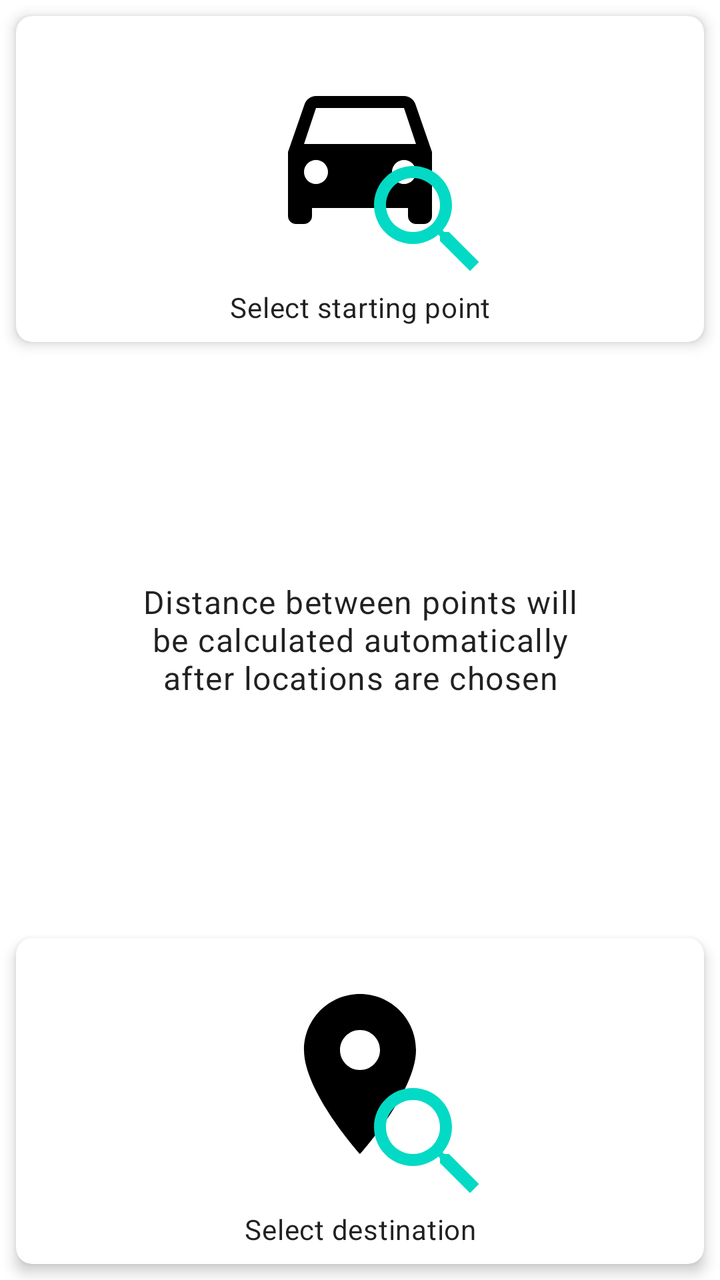
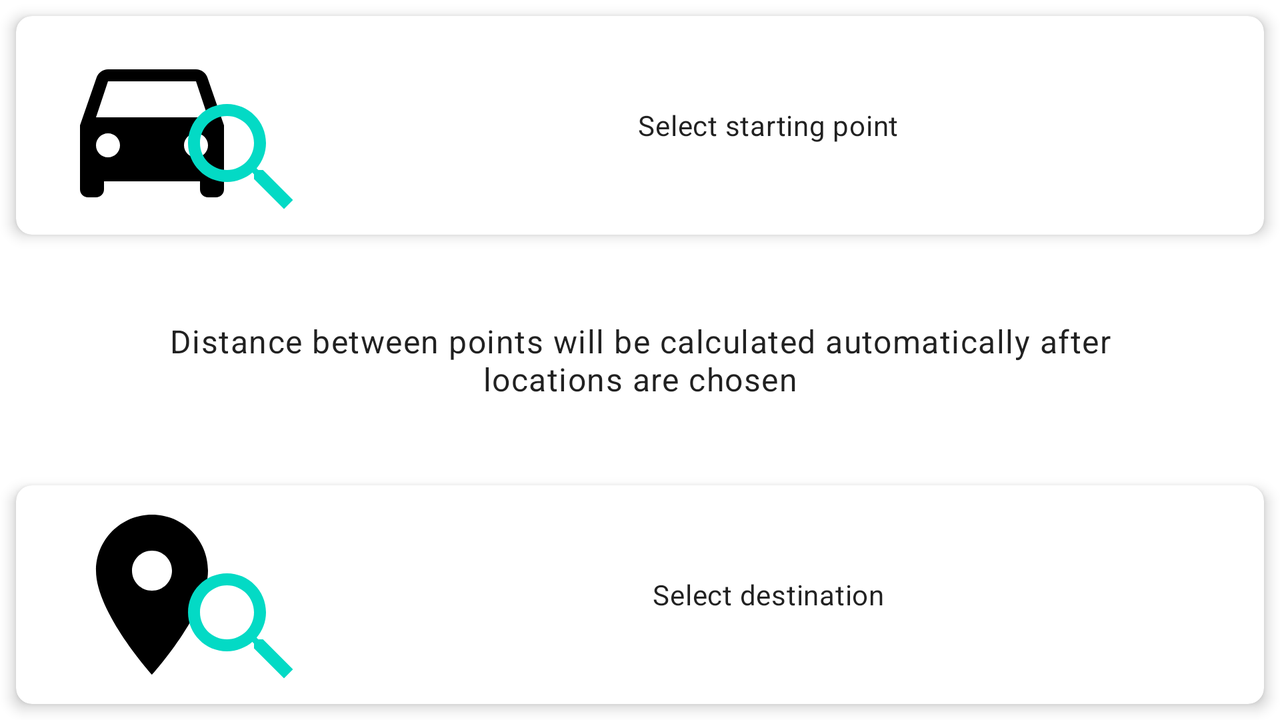

Compare how this app lays out the same screen by default and in its alternative resource folder. The renders come first, then the two layout files and the values they reference.
<!-- AndroidManifest.xml: application theme AppTheme -->
<!-- res/layout/fragment_main.xml -->
<?xml version="1.0" encoding="utf-8"?>
<androidx.constraintlayout.widget.ConstraintLayout xmlns:android="http://schemas.android.com/apk/res/android"
    xmlns:app="http://schemas.android.com/apk/res-auto"
    xmlns:tools="http://schemas.android.com/tools"
    android:layout_width="match_parent"
    android:layout_height="match_parent"
    android:background="@color/colorSurface">

    <TextView
        android:id="@+id/label_distance"
        style="@style/TextAppearance.MaterialComponents.Body1"
        android:layout_width="0dp"
        android:layout_height="0dp"
        android:layout_marginHorizontal="@dimen/marginExtra"
        android:gravity="center"
        android:text="@string/distance_none"
        app:layout_constraintBottom_toTopOf="@id/card_second_address"
        app:layout_constraintEnd_toEndOf="parent"
        app:layout_constraintStart_toStartOf="parent"
        app:layout_constraintTop_toBottomOf="@id/card_first_address" />

    <com.google.android.material.card.MaterialCardView
        android:id="@+id/card_first_address"
        android:layout_width="0dp"
        android:layout_height="wrap_content"
        android:layout_margin="@dimen/marginNormal"
        android:transitionName="start"
        app:cardCornerRadius="@dimen/cardCornerRadius"
        app:cardElevation="@dimen/cardElevation"
        app:layout_constraintBottom_toTopOf="@id/label_distance"
        app:layout_constraintEnd_toEndOf="parent"
        app:layout_constraintStart_toStartOf="parent"
        app:layout_constraintTop_toTopOf="parent"
        app:layout_constraintVertical_chainStyle="spread_inside">

        <androidx.constraintlayout.widget.ConstraintLayout
            android:layout_width="match_parent"
            android:layout_height="wrap_content"
            android:layout_margin="@dimen/marginSmall">

            <ImageView
                android:id="@+id/img_start"
                android:layout_width="wrap_content"
                android:layout_height="wrap_content"
                android:layout_margin="@dimen/marginBig"
                android:contentDescription="@string/select_starting_point"
                app:layout_constraintBottom_toTopOf="@id/label_search_first"
                app:layout_constraintEnd_toEndOf="parent"
                app:layout_constraintStart_toStartOf="parent"
                app:layout_constraintTop_toTopOf="parent"
                app:srcCompat="@drawable/ic_directions_car" />

            <ImageView
                android:id="@+id/img_search_first"
                android:layout_width="wrap_content"
                android:layout_height="wrap_content"
                android:layout_margin="@dimen/marginBig"
                android:contentDescription="@string/address_not_selected"
                app:layout_constraintCircle="@id/img_start"
                app:layout_constraintCircleAngle="135"
                app:layout_constraintCircleRadius="@dimen/marginCircleRadius"
                app:srcCompat="@drawable/ic_search"
                tools:ignore="MissingConstraints" />

            <TextView
                android:id="@+id/label_search_first"
                style="@style/Text.Card"
                android:layout_width="wrap_content"
                android:layout_height="wrap_content"
                android:text="@string/select_starting_point"
                app:layout_constraintBottom_toBottomOf="parent"
                app:layout_constraintEnd_toEndOf="parent"
                app:layout_constraintStart_toStartOf="parent"
                app:layout_constraintTop_toBottomOf="@id/img_start" />

        </androidx.constraintlayout.widget.ConstraintLayout>

    </com.google.android.material.card.MaterialCardView>

    <com.google.android.material.card.MaterialCardView
        android:id="@+id/card_second_address"
        android:layout_width="0dp"
        android:layout_height="wrap_content"
        android:layout_margin="@dimen/marginNormal"
        android:transitionName="end"
        app:cardCornerRadius="@dimen/cardCornerRadius"
        app:cardElevation="@dimen/cardElevation"
        app:layout_constraintBottom_toBottomOf="parent"
        app:layout_constraintEnd_toEndOf="parent"
        app:layout_constraintStart_toStartOf="parent"
        app:layout_constraintTop_toBottomOf="@id/label_distance">

        <androidx.constraintlayout.widget.ConstraintLayout
            android:layout_width="match_parent"
            android:layout_height="wrap_content"
            android:layout_margin="@dimen/marginSmall">

            <ImageView
                android:id="@+id/img_end"
                android:layout_width="wrap_content"
                android:layout_height="wrap_content"
                android:layout_margin="@dimen/marginBig"
                android:contentDescription="@string/select_destination"
                app:layout_constraintBottom_toTopOf="@id/label_search_second"
                app:layout_constraintEnd_toEndOf="parent"
                app:layout_constraintStart_toStartOf="parent"
                app:layout_constraintTop_toTopOf="parent"
                app:srcCompat="@drawable/ic_place" />

            <ImageView
                android:id="@+id/img_search_second"
                android:layout_width="wrap_content"
                android:layout_height="wrap_content"
                android:layout_margin="@dimen/marginBig"
                android:contentDescription="@string/address_not_selected"
                app:layout_constraintCircle="@id/img_end"
                app:layout_constraintCircleAngle="135"
                app:layout_constraintCircleRadius="@dimen/marginCircleRadius"
                app:srcCompat="@drawable/ic_search"
                tools:ignore="MissingConstraints" />

            <TextView
                android:id="@+id/label_search_second"
                style="@style/Text.Card"
                android:layout_width="wrap_content"
                android:layout_height="wrap_content"
                android:text="@string/select_destination"
                app:layout_constraintBottom_toBottomOf="parent"
                app:layout_constraintEnd_toEndOf="parent"
                app:layout_constraintStart_toStartOf="parent"
                app:layout_constraintTop_toBottomOf="@id/img_end" />

        </androidx.constraintlayout.widget.ConstraintLayout>

    </com.google.android.material.card.MaterialCardView>

</androidx.constraintlayout.widget.ConstraintLayout>
<!-- resources referenced by this layout -->
<resources>
  <color name="colorSurface">#FFFFFF</color>
  <dimen name="cardCornerRadius">8dp</dimen>
  <dimen name="cardElevation">4dp</dimen>
  <dimen name="marginBig">16dp</dimen>
  <dimen name="marginCircleRadius">48dp</dimen>
  <dimen name="marginExtra">64dp</dimen>
  <dimen name="marginNormal">8dp</dimen>
  <dimen name="marginSmall">4dp</dimen>
  <!-- drawable ic_directions_car (drawable) -->
  <vector xmlns:android="http://schemas.android.com/apk/res/android"
      android:width="96dp"
      android:height="96dp"
      android:viewportWidth="24.0"
      android:viewportHeight="24.0">
      <path
          android:fillColor="@color/colorDrawable"
          android:pathData="M18.92,6.01C18.72,5.42 18.16,5 17.5,5h-11c-0.66,0 -1.21,0.42 -1.42,1.01L3,12v8c0,0.55 0.45,1 1,1h1c0.55,0 1,-0.45 1,-1v-1h12v1c0,0.55 0.45,1 1,1h1c0.55,0 1,-0.45 1,-1v-8l-2.08,-5.99zM6.5,16c-0.83,0 -1.5,-0.67 -1.5,-1.5S5.67,13 6.5,13s1.5,0.67 1.5,1.5S7.33,16 6.5,16zM17.5,16c-0.83,0 -1.5,-0.67 -1.5,-1.5s0.67,-1.5 1.5,-1.5 1.5,0.67 1.5,1.5 -0.67,1.5 -1.5,1.5zM5,11l1.5,-4.5h11L19,11L5,11z" />
  </vector>
  <!-- drawable ic_place (drawable) -->
  <vector xmlns:android="http://schemas.android.com/apk/res/android"
      android:width="96dp"
      android:height="96dp"
      android:viewportWidth="24.0"
      android:viewportHeight="24.0">
      <path
          android:fillColor="@color/colorDrawable"
          android:pathData="M12,2C8.13,2 5,5.13 5,9c0,5.25 7,13 7,13s7,-7.75 7,-13c0,-3.87 -3.13,-7 -7,-7zM12,11.5c-1.38,0 -2.5,-1.12 -2.5,-2.5s1.12,-2.5 2.5,-2.5 2.5,1.12 2.5,2.5 -1.12,2.5 -2.5,2.5z" />
  </vector>
  <!-- drawable ic_search (drawable) -->
  <vector xmlns:android="http://schemas.android.com/apk/res/android"
      android:width="72dp"
      android:height="72dp"
      android:viewportWidth="24.0"
      android:viewportHeight="24.0">
      <path
          android:fillColor="@color/colorAccent"
          android:pathData="M15.5,14h-0.79l-0.28,-0.27C15.41,12.59 16,11.11 16,9.5 16,5.91 13.09,3 9.5,3S3,5.91 3,9.5 5.91,16 9.5,16c1.61,0 3.09,-0.59 4.23,-1.57l0.27,0.28v0.79l5,4.99L20.49,19l-4.99,-5zM9.5,14C7.01,14 5,11.99 5,9.5S7.01,5 9.5,5 14,7.01 14,9.5 11.99,14 9.5,14z" />
  </vector>
  <string name="address_not_selected">Address not selected</string>
  <string name="distance_none">Distance between points will be calculated automatically after locations are chosen</string>
  <string name="select_destination">Select destination</string>
  <string name="select_starting_point">Select starting point</string>
  <style name="Text.Card" parent="TextAppearance.MaterialComponents.Body2">
          <item name="android:maxLines">3</item>
          <item name="android:ellipsize">end</item>
          <item name="android:layout_margin">@dimen/marginSmall</item>
          <item name="android:textAlignment">center</item>
      </style>
  <style name="AppTheme" parent="Theme.MaterialComponents.DayNight.NoActionBar">
          <item name="colorPrimary">@color/colorPrimary</item>
          <item name="colorPrimaryDark">@color/colorPrimaryDark</item>
          <item name="colorAccent">@color/colorAccent</item>
          <item name="textInputStyle">
              @style/Widget.MaterialComponents.TextInputLayout.OutlinedBox.Dense
          </item>
      </style>
  <color name="colorDrawable">#FF000000</color>
  <color name="colorAccent">#03DAC5</color>
  <color name="colorPrimary">#6200EE</color>
  <color name="colorPrimaryDark">#3700B3</color>
</resources>
<!-- res/layout-land/fragment_main.xml (the repository's variant of the layout above) -->
<!-- drawn on the phone turned sideways -->
<?xml version="1.0" encoding="utf-8"?>
<androidx.constraintlayout.widget.ConstraintLayout xmlns:android="http://schemas.android.com/apk/res/android"
    xmlns:app="http://schemas.android.com/apk/res-auto"
    xmlns:tools="http://schemas.android.com/tools"
    android:layout_width="match_parent"
    android:layout_height="match_parent"
    android:background="@color/colorSurface">

    <TextView
        android:id="@+id/label_distance"
        style="@style/TextAppearance.MaterialComponents.Body1"
        android:layout_width="0dp"
        android:layout_height="0dp"
        android:layout_marginHorizontal="@dimen/marginExtra"
        android:gravity="center"
        android:text="@string/distance_none"
        android:textAlignment="center"
        app:layout_constraintBottom_toTopOf="@id/card_second_address"
        app:layout_constraintEnd_toEndOf="parent"
        app:layout_constraintStart_toStartOf="parent"
        app:layout_constraintTop_toBottomOf="@id/card_first_address" />

    <com.google.android.material.card.MaterialCardView
        android:id="@+id/card_first_address"
        android:layout_width="0dp"
        android:layout_height="0dp"
        android:layout_margin="@dimen/marginNormal"
        android:transitionName="start"
        app:cardCornerRadius="@dimen/cardCornerRadius"
        app:cardElevation="@dimen/cardElevation"
        app:layout_constraintBottom_toTopOf="@id/label_distance"
        app:layout_constraintEnd_toEndOf="parent"
        app:layout_constraintStart_toStartOf="parent"
        app:layout_constraintTop_toTopOf="parent"
        app:layout_constraintVertical_chainStyle="spread_inside">

        <androidx.constraintlayout.widget.ConstraintLayout
            android:layout_width="match_parent"
            android:layout_height="wrap_content"
            android:layout_margin="@dimen/marginSmall">

            <ImageView
                android:id="@+id/img_start"
                android:layout_width="wrap_content"
                android:layout_height="wrap_content"
                android:layout_margin="@dimen/marginBig"
                android:contentDescription="@string/select_starting_point"
                app:layout_constraintBottom_toBottomOf="parent"
                app:layout_constraintEnd_toStartOf="@id/label_search_first"
                app:layout_constraintStart_toStartOf="parent"
                app:layout_constraintTop_toTopOf="parent"
                app:srcCompat="@drawable/ic_directions_car" />

            <ImageView
                android:id="@+id/img_search_first"
                android:layout_width="wrap_content"
                android:layout_height="wrap_content"
                android:layout_margin="@dimen/marginBig"
                android:contentDescription="@string/address_not_selected"
                app:layout_constraintCircle="@id/img_start"
                app:layout_constraintCircleAngle="110"
                app:layout_constraintCircleRadius="@dimen/marginCircleRadius"
                app:srcCompat="@drawable/ic_search"
                tools:ignore="MissingConstraints" />

            <TextView
                android:id="@+id/label_search_first"
                style="@style/Text.Card"
                android:layout_width="0dp"
                android:layout_height="0dp"
                android:gravity="center"
                android:maxEms="20"
                android:text="@string/select_starting_point"
                app:layout_constraintBottom_toBottomOf="parent"
                app:layout_constraintEnd_toEndOf="parent"
                app:layout_constraintStart_toEndOf="@id/img_start"
                app:layout_constraintTop_toTopOf="parent" />

        </androidx.constraintlayout.widget.ConstraintLayout>

    </com.google.android.material.card.MaterialCardView>

    <com.google.android.material.card.MaterialCardView
        android:id="@+id/card_second_address"
        android:layout_width="0dp"
        android:layout_height="0dp"
        android:layout_margin="@dimen/marginNormal"
        android:transitionName="end"
        app:cardCornerRadius="@dimen/cardCornerRadius"
        app:cardElevation="@dimen/cardElevation"
        app:layout_constraintBottom_toBottomOf="parent"
        app:layout_constraintEnd_toEndOf="parent"
        app:layout_constraintStart_toStartOf="parent"
        app:layout_constraintTop_toBottomOf="@id/label_distance">

        <androidx.constraintlayout.widget.ConstraintLayout
            android:layout_width="match_parent"
            android:layout_height="wrap_content"
            android:layout_margin="@dimen/marginSmall">

            <ImageView
                android:id="@+id/img_end"
                android:layout_width="wrap_content"
                android:layout_height="wrap_content"
                android:layout_margin="@dimen/marginBig"
                android:contentDescription="@string/select_destination"
                app:layout_constraintBottom_toBottomOf="parent"
                app:layout_constraintEnd_toStartOf="@id/label_search_second"
                app:layout_constraintStart_toStartOf="parent"
                app:layout_constraintTop_toTopOf="parent"
                app:srcCompat="@drawable/ic_place" />

            <ImageView
                android:id="@+id/img_search_second"
                android:layout_width="wrap_content"
                android:layout_height="wrap_content"
                android:layout_margin="@dimen/marginBig"
                android:contentDescription="@string/address_not_selected"
                app:layout_constraintCircle="@id/img_end"
                app:layout_constraintCircleAngle="110"
                app:layout_constraintCircleRadius="@dimen/marginCircleRadius"
                app:srcCompat="@drawable/ic_search"
                tools:ignore="MissingConstraints" />

            <TextView
                android:id="@+id/label_search_second"
                style="@style/Text.Card"
                android:layout_width="0dp"
                android:layout_height="0dp"
                android:gravity="center"
                android:maxEms="20"
                android:text="@string/select_destination"
                app:layout_constraintBottom_toBottomOf="parent"
                app:layout_constraintEnd_toEndOf="parent"
                app:layout_constraintStart_toEndOf="@id/img_end"
                app:layout_constraintTop_toTopOf="parent" />

        </androidx.constraintlayout.widget.ConstraintLayout>

    </com.google.android.material.card.MaterialCardView>

</androidx.constraintlayout.widget.ConstraintLayout>
